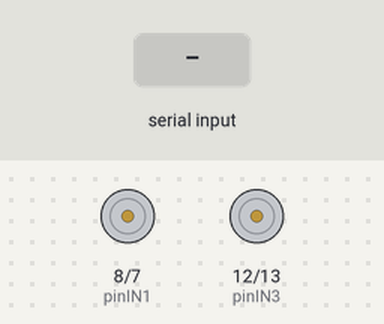
Simulated run of this sketch. Board: Arduino Uno, built with avr-gcc and run on an emulated ATmega328P. Shown: motor-driver pin pairs drawn as motors (green arrow = first pin HIGH = forward, orange = second pin HIGH = backward, longer = more drive, scaled by the enable pin). The test bench sets the inputs (shaded band).

Above: at 1.2 s.
1.3 s: "w\n" received over Serial
At 1.37 s:
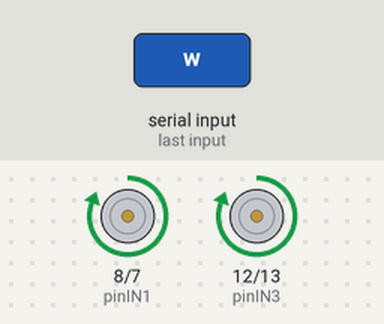
2.9 s: "s\n" received over Serial
At 2.97 s:
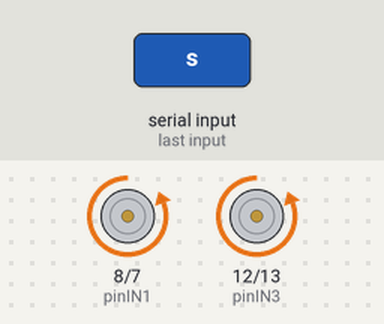
4.5 s: "a\n" received over Serial
At 4.57 s:
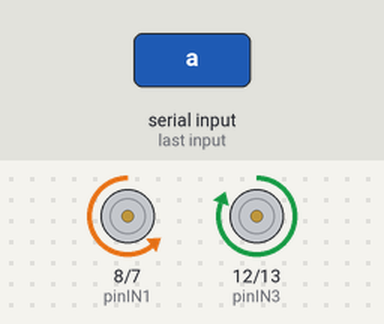
6.1 s: "aw\n" received over Serial
At 6.17 s:
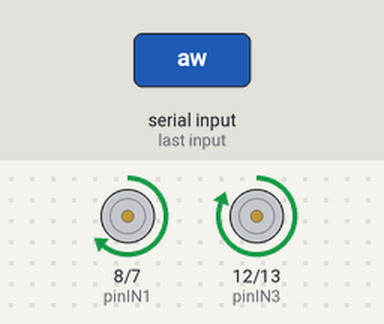
7.7 s: "dw\n" received over Serial
At 7.77 s:
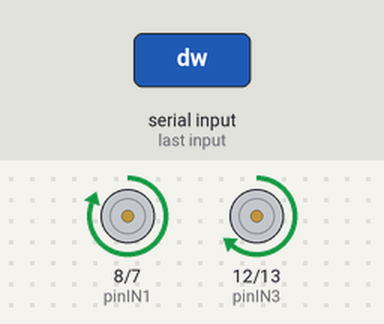
9.3 s: "wa\n" received over Serial
At 10.5 s:
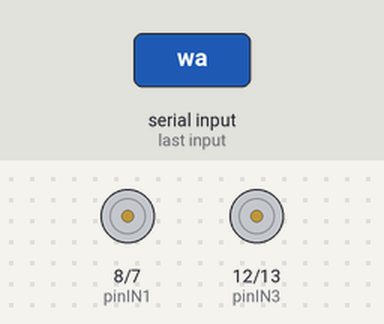
Timing chart, 0 to 11.9 s (numbered marks = the images above; inputs shaded):
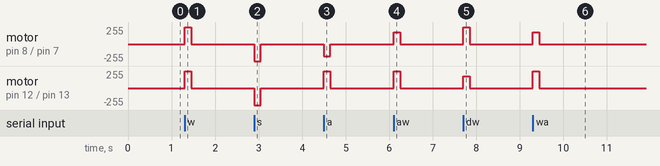

The sketch:

firmware.ino
```cpp
// Pinos do Driver de Motor
const int pinENA = 9;   // Motor 1 PWM (Velocidade - Esquerda)
const int pinIN1 = 8;   // Motor 1 Sentido 1
const int pinIN2 = 7;   // Motor 1 Sentido 2

const int pinENB = 11;  // Motor 2 PWM (Velocidade - Direita)
const int pinIN3 = 12;  // Motor 2 Sentido 1                        //
const int pinIN4 = 13;  // Motor 2 Sentido 2

unsigned long ultimoComandoRecebido = 0;
const unsigned long timeoutMs = 150;

bool motorGirando = false;


void ligarMotor() {
  digitalWrite(pinIN1, HIGH);
  digitalWrite(pinIN2, LOW);
  analogWrite(pinENA, 255);

  digitalWrite(pinIN3, HIGH);
  digitalWrite(pinIN4, LOW);
  analogWrite(pinENB, 255);

  motorGirando = true;
}

void andarReverse() {
  digitalWrite(pinIN1, LOW);
  digitalWrite(pinIN2, HIGH);
  analogWrite(pinENA, 255);

  digitalWrite(pinIN3, LOW);
  digitalWrite(pinIN4, HIGH);
  analogWrite(pinENB, 255);

  motorGirando = true;
}

void girarEsquerda() {
  digitalWrite(pinIN1, LOW);
  digitalWrite(pinIN2, HIGH);
  analogWrite(pinENA, 180);

  digitalWrite(pinIN3, HIGH);
  digitalWrite(pinIN4, LOW);
  analogWrite(pinENB, 255);

  motorGirando = true;
}

void virarEsquerdaAndando() {
  // ligamos os dois motores no mesmo sentido, mas deixamos o do lado que queremos virar mais lento.
  digitalWrite(pinIN1, HIGH);
  digitalWrite(pinIN2, LOW);
  analogWrite(pinENA, 180);

  digitalWrite(pinIN3, HIGH);
  digitalWrite(pinIN4, LOW);
  analogWrite(pinENB, 255);

  motorGirando = true;
}

void virarDireitaAndando() {
  // ligamos os dois motores no mesmo sentido, mas deixamos o do lado que queremos virar mais lento.
  digitalWrite(pinIN1, HIGH);
  digitalWrite(pinIN2, LOW);
  analogWrite(pinENA, 255);

  digitalWrite(pinIN3, HIGH);
  digitalWrite(pinIN4, LOW);
  analogWrite(pinENB, 180);

  motorGirando = true;
}

void pararMotor() {
  digitalWrite(pinIN1, LOW);
  digitalWrite(pinIN2, LOW);
  digitalWrite(pinIN3, LOW);
  digitalWrite(pinIN4, LOW);

  analogWrite(pinENA, 0);
  analogWrite(pinENB, 0);

  motorGirando = false;
}


void setup() {
  Serial.begin(115200);
  Serial.setTimeout(10);
  pinMode(pinENA, OUTPUT);
  pinMode(pinIN1, OUTPUT);
  pinMode(pinIN2, OUTPUT);

  pinMode(pinENB, OUTPUT);
  pinMode(pinIN3, OUTPUT);
  pinMode(pinIN4, OUTPUT);

  pararMotor();
}

void loop() {
  while (Serial.available() > 0) {
    String c = Serial.readStringUntil('\n');
    c.trim();

    if (c.length() > 0) {
      ultimoComandoRecebido = millis();

      if (c == "w") {
        ligarMotor();
      }
      else if (c == "s") {
        andarReverse();
      }
      else if (c == "a") {
        girarEsquerda();
      }
      else if (c == "aw" || c == "wa") {
        virarEsquerdaAndando();
      }
      else if (c == "dw" || c == "wd") {
        virarDireitaAndando();
      }
      else if (c == "x") {
        pararMotor();
      }
    }
  }

  if (motorGirando && (millis() - ultimoComandoRecebido > timeoutMs)) {
    pararMotor();
  }
}
```

Measured:
- after the input at 1.3 s, motor on pin 8 (pinIN1) / pin 7 (pinIN2), motor on pin 12 (pinIN3) / pin 13 (pinIN4): stopped → forward 255/255 at once, → stopped 0.15 s later
- after the input at 2.9 s, motor on pin 8 (pinIN1) / pin 7 (pinIN2), motor on pin 12 (pinIN3) / pin 13 (pinIN4): stopped → backward 255/255 at once, → stopped 0.15 s later
- after the input at 4.5 s, motor on pin 8 (pinIN1) / pin 7 (pinIN2): stopped → backward 180/255 at once, → stopped 0.15 s later; motor on pin 12 (pinIN3) / pin 13 (pinIN4): stopped → forward 255/255 at once, → stopped 0.15 s later
- after the input at 6.1 s, motor on pin 8 (pinIN1) / pin 7 (pinIN2): stopped → forward 180/255 at once, → stopped 0.15 s later; motor on pin 12 (pinIN3) / pin 13 (pinIN4): stopped → forward 255/255 at once, → stopped 0.15 s later
- after the input at 7.7 s, motor on pin 8 (pinIN1) / pin 7 (pinIN2): stopped → forward 255/255 at once, → stopped 0.15 s later; motor on pin 12 (pinIN3) / pin 13 (pinIN4): stopped → forward 180/255 at once, → stopped 0.15 s later
- after the input at 9.3 s, motor on pin 8 (pinIN1) / pin 7 (pinIN2): stopped → forward 180/255 at once, → stopped 0.15 s later; motor on pin 12 (pinIN3) / pin 13 (pinIN4): stopped → forward 255/255 at once, → stopped 0.15 s later
